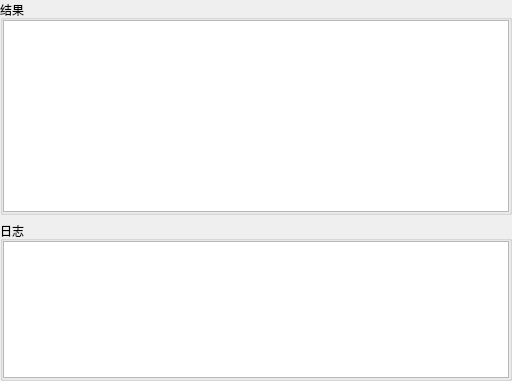
        <widget class="QFrame" name="frame_result_log">
         <property name="frameShape">
          <enum>QFrame::NoFrame</enum>
         </property>
         <property name="frameShadow">
          <enum>QFrame::Raised</enum>
         </property>
         <property name="lineWidth">
          <number>0</number>
         </property>
         <layout class="QVBoxLayout" name="verticalLayout_13">
          <property name="spacing">
           <number>6</number>
          </property>
          <property name="leftMargin">
           <number>0</number>
          </property>
          <property name="topMargin">
           <number>0</number>
          </property>
          <property name="rightMargin">
           <number>0</number>
          </property>
          <property name="bottomMargin">
           <number>0</number>
          </property>
          <item>
           <widget class="QGroupBox" name="sd_result_groupBox">
            <property name="minimumSize">
             <size>
              <width>512</width>
              <height>0</height>
             </size>
            </property>
            <property name="title">
             <string>结果</string>
            </property>
            <layout class="QVBoxLayout" name="verticalLayout_11">
             <property name="spacing">
              <number>3</number>
             </property>
             <property name="leftMargin">
              <number>0</number>
             </property>
             <property name="topMargin">
              <number>0</number>
             </property>
             <property name="rightMargin">
              <number>0</number>
             </property>
             <property name="bottomMargin">
              <number>0</number>
             </property>
             <item>
              <widget class="QTextEdit" name="sd_result">
               <property name="lineWidth">
                <number>0</number>
               </property>
               <property name="readOnly">
                <bool>false</bool>
               </property>
              </widget>
             </item>
            </layout>
           </widget>
          </item>
          <item>
           <widget class="QGroupBox" name="sd_log_groupBox">
            <property name="minimumSize">
             <size>
              <width>0</width>
              <height>160</height>
             </size>
            </property>
            <property name="maximumSize">
             <size>
              <width>16777215</width>
              <height>160</height>
             </size>
            </property>
            <property name="title">
             <string>日志</string>
            </property>
            <layout class="QHBoxLayout" name="horizontalLayout_25">
             <property name="spacing">
              <number>3</number>
             </property>
             <property name="leftMargin">
              <number>0</number>
             </property>
             <property name="topMargin">
              <number>0</number>
             </property>
             <property name="rightMargin">
              <number>0</number>
             </property>
             <property name="bottomMargin">
              <number>0</number>
             </property>
             <item>
              <widget class="QPlainTextEdit" name="sd_log">
               <property name="minimumSize">
                <size>
                 <width>0</width>
                 <height>0</height>
                </size>
               </property>
               <property name="maximumSize">
                <size>
                 <width>16777215</width>
                 <height>16777215</height>
                </size>
               </property>
               <property name="lineWidth">
                <number>0</number>
               </property>
               <property name="readOnly">
                <bool>true</bool>
               </property>
               <property name="plainText">
                <string/>
               </property>
              </widget>
             </item>
            </layout>
           </widget>
          </item>
         </layout>
        </widget>
